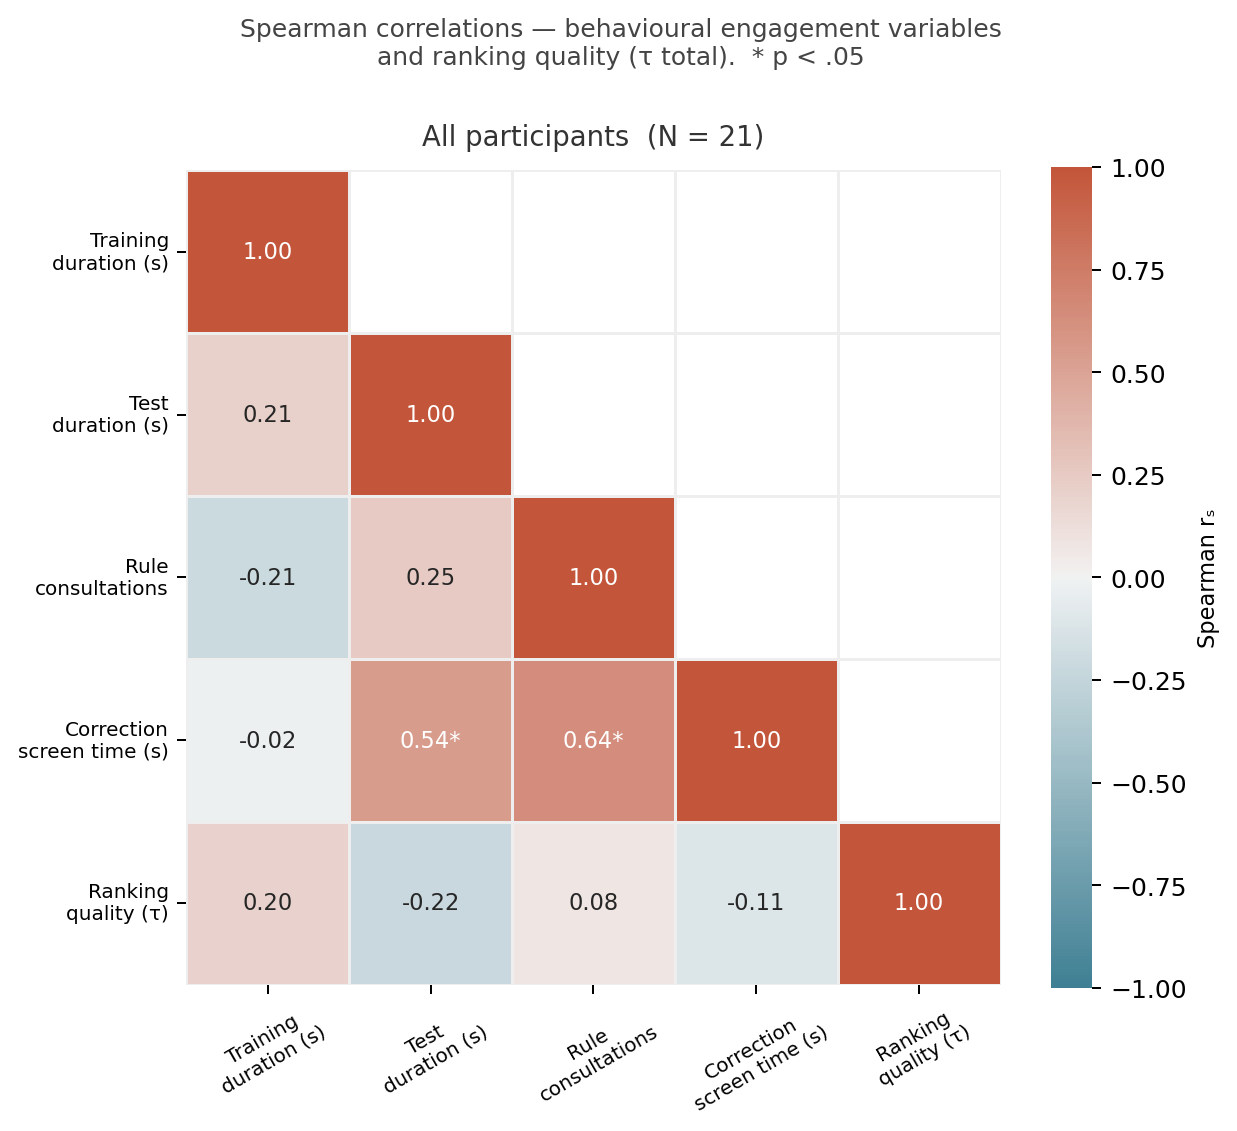

The Python source for this figure:
# ════════════════════════════════════════════════════════════════════════════
# 5.4 — Behavioural engagement: correlation heatmap
# ════════════════════════════════════════════════════════════════════════════
import seaborn as sns
from scipy.stats import spearmanr

OUTCOME       = "test_kendall_tau_total"
OUTCOME_LABEL = "Ranking\nquality (τ)"

VARS_ALL = {
    "train_duration_sec":         "Training\nduration (s)",
    "test_duration_sec":          "Test\nduration (s)",
    "test_rule_consult":          "Rule\nconsultations",
    "test_correction_time_total": "Correction\nscreen time (s)",
}

# ── Build correlation matrix (predictors + outcome) ───────────────────────────
def build_corr_df(data, var_dict, outcome, outcome_label):
    cols   = list(var_dict.keys()) + [outcome]
    labels = list(var_dict.values()) + [outcome_label]
    sub    = data[cols].dropna()
    n      = len(sub)
    k      = len(cols)
    mat_r  = np.zeros((k, k))
    mat_p  = np.zeros((k, k))
    for i in range(k):
        for j in range(k):
            if i == j:
                mat_r[i, j] = 1.0
                mat_p[i, j] = 0.0
            else:
                r, p = spearmanr(sub.iloc[:, i], sub.iloc[:, j])
                mat_r[i, j] = round(r, 2)
                mat_p[i, j] = round(p, 3)
    return (pd.DataFrame(mat_r, index=labels, columns=labels),
            pd.DataFrame(mat_p, index=labels, columns=labels),
            n)

mat_r, mat_p, n = build_corr_df(
    df_duration, VARS_ALL, OUTCOME, OUTCOME_LABEL)

# ── Annotation: rₛ + significance star ───────────────────────────────────────
def annot_matrix(r_df, p_df):
    annot = r_df.copy().astype(str)
    for i in r_df.index:
        for j in r_df.columns:
            r = r_df.loc[i, j]
            p = p_df.loc[i, j]
            if i == j:
                annot.loc[i, j] = "1.00"
            else:
                star = "*" if p < .05 else ""
                annot.loc[i, j] = f"{r:.2f}{star}"
    return annot

annot = annot_matrix(mat_r, mat_p)

# ── Upper triangle mask ───────────────────────────────────────────────────────
k    = len(mat_r)
mask = np.zeros((k, k), dtype=bool)
mask[np.triu_indices(k, k=1)] = True

# ── Plot ──────────────────────────────────────────────────────────────────────
fig, ax = plt.subplots(figsize=(7, 6))
fig.patch.set_facecolor("white")

cmap = sns.diverging_palette(220, 20, as_cmap=True)   # blue–white–red

sns.heatmap(
    mat_r,
    ax=ax,
    mask=mask,
    cmap=cmap,
    vmin=-1, vmax=1,
    annot=annot,
    fmt="",
    annot_kws={"size": 9},
    linewidths=0.5,
    linecolor="#eeeeee",
    cbar=True,
    square=True,
)

ax.collections[0].colorbar.set_label("Spearman rₛ", fontsize=9)
ax.set_title(f"All participants  (N = {n})", fontsize=11,
             color="#333333", pad=10)
ax.tick_params(axis="x", rotation=30, labelsize=8)
ax.tick_params(axis="y", rotation=0,  labelsize=8)

fig.suptitle(
    "Spearman correlations — behavioural engagement variables\n"
    "and ranking quality (τ total).  * p < .05",
    fontsize=10, color="#444444", y=1.02
)

plt.tight_layout()
plt.savefig("engagement_heatmap.png", dpi=180,
            bbox_inches="tight", facecolor="white")
plt.show()

# ── Print correlation table for reference ─────────────────────────────────────
print(f"\nSpearman correlations with τ_total  (N={n})")
print("-" * 55)
for col, label in VARS_ALL.items():
    valid    = df_duration[[col, OUTCOME]].dropna()
    r, p     = spearmanr(valid[col], valid[OUTCOME])
    sig      = "n.s." if p > .05 else "*"
    print(f"  {label.replace(chr(10),' '):<35} rₛ={r:+.3f}  p={p:.3f}  {sig}")
